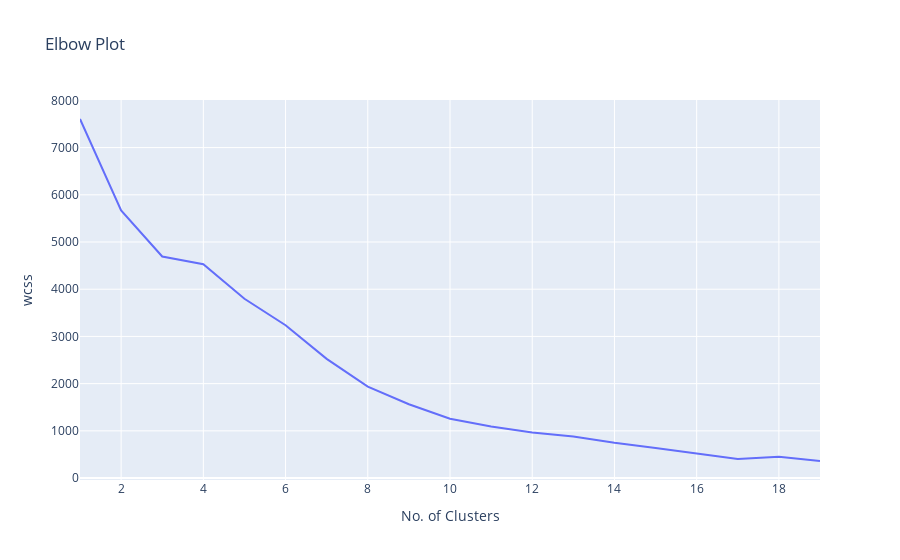

Notebook source saved alongside this figure:
### Markdown cell above
## Clustering approach

### Code cell
'''
Use K-means clustering to assign listening record to a cluster
'''
import plotly.express as px

trial_df = df.copy(deep=True)

# Drop the target features
target_columns = ['danceability', 'energy', 'key', 'loudness', 'mode',
                'speechiness', 'acousticness', 'instrumentalness', 'liveness',
                'valence', 'tempo', 'time_signature']
cluster_df = trial_df.drop(labels=target_columns,axis=1)

# Find the optimal k value
wcss = []
for K in range(1, 20):
    kmeans_model = MiniBatchKMeans(n_clusters=K, 
                                   init='k-means++',
                                   random_state=42,
                                   n_init='auto')
    kmeans_model.fit(cluster_df)
    wcss.append(kmeans_model.inertia_)
    
# Use the Elbow method
fig = px.line(x=range(1, 20), y=wcss, title='Elbow Plot', labels={'x':'No. of Clusters', 'y':'wcss'})
fig.show()

### Figure 1 — Plotly figure (JSON) as saved in the notebook; plotly's stock layout.template omitted (floating-point values rounded to 4 significant figures)
{"data": [{"hovertemplate": "No. of Clusters=%{x}<br>wcss=%{y}<extra></extra>", "legendgroup": "", "line": {"color": "#636efa", "dash": "solid"}, "marker": {"symbol": "circle"}, "mode": "lines", "name": "", "orientation": "v", "showlegend": false, "type": "scatter", "x": [1, 2, 3, 4, 5, 6, 7, 8, 9, 10, 11, 12, 13, 14, 15, 16, 17, 18, 19], "xaxis": "x", "y": [7605.0, 5667.0, 4693.0, 4531.0, 3799.0, 3237.0, 2525.0, 1935.0, 1564.0, 1257.0, 1094.0, 963.9, 881.7, 746.7, 636.8, 527.6, 403.5, 449.3, 361.5], "yaxis": "y"}], "layout": {"legend": {"tracegroupgap": 0}, "title": {"text": "Elbow Plot"}, "xaxis": {"anchor": "y", "domain": [0, 1], "title": {"text": "No. of Clusters"}}, "yaxis": {"anchor": "x", "domain": [0, 1], "title": {"text": "wcss"}}}}
